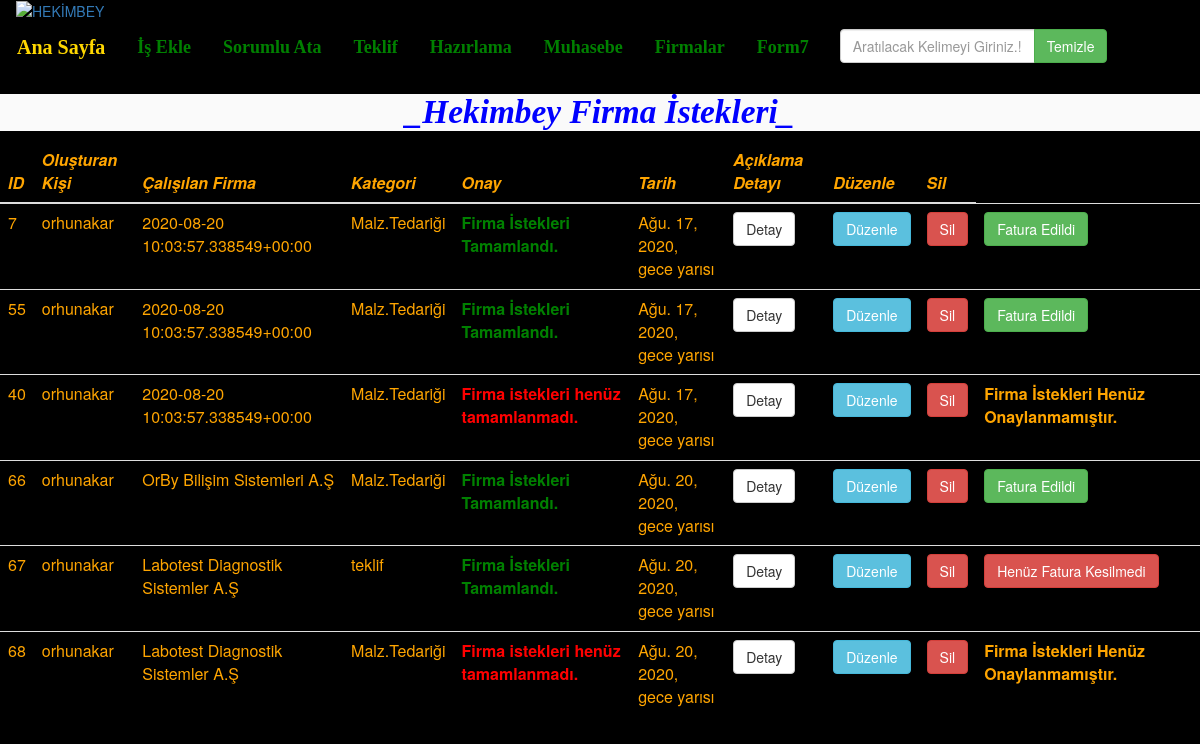
The app's page /form4/ (signed in) with its own data.
### form4/models.py (models this page shows, shortened)
class Form4(models.Model):
    Olusturan = models.ForeignKey(User , on_delete=models.CASCADE , blank=True , null=True)
    Form44=models.ForeignKey(Form3,on_delete=models.PROTECT,null=True,blank=True)
    onay=models.BooleanField(default=False,verbose_name='Firma adına yapacağımız hizmet tamamlandı mı?')
    aciklama=models.TextField(verbose_name='Açıklama                ',blank=True)
    tarih=models.DateTimeField(default=timezone.now, blank=False)

### form3/models.py (models this page shows, shortened)
class Form3(models.Model):
    Olusturan = models.ForeignKey(User , on_delete=models.CASCADE , blank=True , null=True)
    isin_kategorisi = models.CharField(choices=Form1.kategori,max_length=25,blank=False)
    Form33=models.ForeignKey(Form2,on_delete=models.PROTECT , blank=True , null=True)
    Aciklama = models.TextField(verbose_name='Açıklama', blank=True)
    dosya = models.FileField(db_index=True , blank=True)
    tarih=models.DateField(default=timezone.now, blank=False)
    iptal = models.BooleanField(default=False , verbose_name='Firma ile Anlaşılamadı')

### form2/models.py (models this page shows, shortened)
class Form2(models.Model):
    all_users = User.objects.all().order_by('username')
    all_user_choices = [(x.username , x.username) for x in all_users]
    Olusturan=models.ForeignKey(User,on_delete=models.CASCADE,blank=True,null=True)
    Form22 = models.ForeignKey(Form1 , on_delete=models.PROTECT , blank=True , null=True)
    Sorumlusu = models.CharField(choices=all_user_choices , max_length=25 , verbose_name='Sorumlu Kişiyi Ata' ,
                                 blank=False)
    AtanmaTarihi = models.DateTimeField(default=timezone.now, blank=False)
    Aciklama = models.TextField(verbose_name='Açıklama           ' , blank=False)

### form_1/models.py (models this page shows, shortened)
class Form1(models.Model):
    Birim = (
        ('Sağlık', 'Sağlık'),
        ('OSGB', 'OSGB'),
        ('Diğer', 'Diğer'),
    )
    kategori = (
        ('ihale', 'ihale'),
        ('teklif', 'Teklif'),
        ('Malz.Tedariği', 'Malz.Tedariği'),
        ('Diğer', 'Diğer'),
    )
    sorumlu = (
        ('cengiz bey', 'Cengiz Bey'),
        ('tekin bey', 'Tekin Bey'),
        ('ilhan bey', 'İlhan Bey'),
        ('mustafa bey', 'Mustafa Bey'),
        ('diğer', 'Diğer'),
    )
    adana=Firmalar.objects.all().order_by('firma_adi')
    adana_choices=[(x.firma_adi,x.firma_adi) for x in adana]
    Firmaid=models.ForeignKey(Firmalar,on_delete=models.PROTECT,blank=True,null=True)
    FirmaAdi=models.CharField(choices=adana_choices,max_length=60,verbose_name='Firma Adı',blank=False)
    Olusturan=models.ForeignKey(User,on_delete=models.CASCADE,blank=True,null=True)
    ilgili_birim = models.CharField(choices=Birim, max_length=25, verbose_name='İlgili Birim        ', blank=False)
    isin_kategorisi = models.CharField(choices=kategori, max_length=25, verbose_name='Yapılan İşin Kategorisi       ',blank=False)
    konusu = models.TextField(verbose_name='Konu ile ilgili Açıklama         ', blank=False)
    dosya = models.FileField( db_index=True,blank=True)
    sorumlu_kisi = models.CharField(choices=sorumlu, max_length=25, verbose_name='İşten Sorumlu Kişi        ', blank=False)
    baslangic = models.DateTimeField(default=timezone.now, blank=False)
    bitis = models.DateTimeField(default=date.today,blank=False)
    iptal=models.BooleanField(default=False,verbose_name='İşlemin Tamamını İptal Et')
    bugun = models.DateField(default=date.today)

### form4/views.py (the view)
# urls.py: url('', views.form4_view , name='form4_view'),
@login_required(login_url=login_view)
def form4_view(request):
    if request.user.is_staff or request.user.is_superuser:
        listem = Form4.objects.all().order_by('Form44')
    else:
        listem=Form4.objects.all().order_by('Form44').filter(Olusturan=request.user)
    """query = request.GET.get('q')
    if query:
        listem = listem.filter(
            Q(id=int(query)) |
            Q(Olusturan__username__icontains=query) |
            Q(isin_kategorisi__icontains=query) |
            Q(Aciklama__icontains=query)
        ).distinct()"""
    return render(request , 'Form4/Form4.html' , {'listem': listem,'islem':
                                                  [islem.Form55 for islem in Form5.objects.all() if islem.Form55]})

### templates/Form4/Form4.html (shortened to what this page needs)
<html lang="Tr-tr">
<head>
  <link rel="stylesheet" href="https://maxcdn.bootstrapcdn.com/bootstrap/3.4.1/css/bootstrap.min.css">
</head>
<body>
<nav class="navbar navbar-expand-lg navbar-light bg-light" >
  <div  class="navbar-toggler">
    <div class="collapse navbar-collapse">
      <a class="logo-img-sticky site-logo-img-sticky" href="https://hekimbey.com.tr/">
          <img class="logo-img-sticky site-logo-img-sticky" src="https://hekimbey.com.tr/wp-content/uploads/2016/10/logo.png" alt="HEKİMBEY">
          </a>
    </div>
    <ul class="nav navbar-nav">
        <li class="active"><a style = "font-family:tahoma;color:gold;font-size:20 " href="/anasayfa" class="btn btn-dark" role="button"><strong>Ana Sayfa</strong></a></li>
        <li><a style = "font-family:Comic Sans;color:green;font-size:18 " href="/form1" class="btn btn-dark" role="button"><strong>İş Ekle</strong></a></li>
        <li><a style = "font-family:Comic Sans;color:green;font-size:18 " href="/form2"  class="btn btn-dark" role="button"><strong>Sorumlu Ata</strong> </a></li>
        <li><a style = "font-family:Comic Sans;color:green;font-size:18 "  href="/form3"  class="btn btn-dark" role="button"><strong>Teklif</strong> </a></li>
        <li><a style = "font-family:Comic Sans;color:green;font-size:18 " href="/form4"  class="btn btn-dark" role="button"><strong>Hazırlama</strong> </a></li>
        <li><a style = "font-family:Comic Sans;color:green;font-size:18 " href="/form5"  class="btn btn-dark" role="button"><strong>Muhasebe</strong></a></li>
        <li><a style = "font-family:Comic Sans;color:green;font-size:18 " href="/form6"  class="btn btn-dark" role="button"><strong>Firmalar</strong></a></li>
        <li><a style = "font-family:Comic Sans;color:green;font-size:18 " href="/form7"  class="btn btn-dark" role="button"><strong>Form7</strong></a></li>
        <form class="navbar-form navbar-left" role="search" method="GET" action="">
        <div class="input-group">
            <input class="form-control" type="text" name="q" placeholder="Aratılacak Kelimeyi Giriniz.!" id='myInput' onkeyup='searchTable()'>
            <span class="input-group-btn">
                <input class="btn btn-success" type="submit" value="Temizle">
            </span>
        </div>
        </form>
    </ul>
  </div>
</nav>
    <h2 align="center" style="color:Blue"><i><b>_Hekimbey Firma İstekleri_</b></i></h2>
<form method="POST" action="" enctype="multipart/form-data" >{% csrf_token %}
        <div>
<table class="table table-hover table-dark"  width="70" id='myTable'>
  <thead>
    <tr>
      <th scope="col"><i>ID</i></th>
        <th scope="col"><i>Oluşturan Kişi</i></th>
          <th scope="col"><i>Çalışılan Firma</i></th>
         <th scope="col"><i>Kategori</i></th>
      <th scope="col"><i>Onay</i></th>
         <th scope="col"><i>Tarih</i></th>
           <th scope="col"><i>Açıklama Detayı</i></th>
        <th scope="col"><i>Düzenle</i></th>
        <th scope="col"><i>Sil</i></th>
    </tr>
  </thead>
  <tbody>
                {% for liste in listem %}
    <tr>
        <td>{{liste.Form44.Form33.Form22.id}}</td>
        <td>{{liste.Olusturan.username}}</td>
         <td>{{liste.Form44.Form33.Form22.FirmaAdi}}</td>
        <td>{{liste.Form44.Form33.Form22.isin_kategorisi}}</td>
        <td>
            {%if liste.onay is True%}
            <div style="color:green"><strong>Firma İstekleri Tamamlandı.</strong></div>
            {%else%}
            <div style="color:red"><strong> Firma istekleri henüz tamamlanmadı.</strong></div>
            {%endif%}
        </td>
        <td>{{liste.tarih}}</td>
        <td><a href="{%url 'detail4' liste.id%}" class="btn btn-default" role="button">Detay</a></td>
        <td><a href="{%url 'update4' liste.id%}" class="btn btn-info" role="button">Düzenle</a></td>
        <td><a href="{%url 'delete4' liste.id%}" class="btn btn-danger" role="button" onclick="return confirmDel();">Sil</a></td>
        {%if liste.onay is True%}
         {% if liste in islem %}
        <td><a href="" class="btn btn-success" role="button" name="cekim">Fatura Edildi</a></td>
        {%else%}
        <td><a href="/form5/create/{{liste.Form44.id}}" class="btn btn-danger" role="button" name="cekim">Henüz Fatura Kesilmedi</a></td>
        {%endif%}
        {%else%}
        <td><strong>Firma İstekleri Henüz Onaylanmamıştır.</strong></td>
        {%endif%}
    </tr>
   {% endfor %}
  </tbody>
</table>
        </div>
</form>
</body>

### templates/Form4/Form4.html (style rules this page uses)
h2 { font-family: Comic-Sans; color: orange; font-size: 25pt; background-color: #FAFAFA; }
body { background-color:Black;color:orange }

### records on screen
Form4: Form44.Form33.Form22.id "7", Olusturan.username "orhunakar", Form44.Form33.Form22.FirmaAdi "2020-08-20 10:03:57.338549+00:00", Form44.Form33.Form22.isin_kategorisi "Malz.Tedariği", onay "Firma İstekleri Tamamlandı.", tarih "Ağu. 17, 2020, gece yarısı"
Form4: Form44.Form33.Form22.id "55", Olusturan.username "orhunakar", Form44.Form33.Form22.FirmaAdi "2020-08-20 10:03:57.338549+00:00", Form44.Form33.Form22.isin_kategorisi "Malz.Tedariği", onay "Firma İstekleri Tamamlandı.", tarih "Ağu. 17, 2020, gece yarısı"
Form4: Form44.Form33.Form22.id "40", Olusturan.username "orhunakar", Form44.Form33.Form22.FirmaAdi "2020-08-20 10:03:57.338549+00:00", Form44.Form33.Form22.isin_kategorisi "Malz.Tedariği", onay "Firma istekleri henüz tamamlanmadı.", tarih "Ağu. 17, 2020, gece yarısı"
Form4: Form44.Form33.Form22.id "66", Olusturan.username "orhunakar", Form44.Form33.Form22.FirmaAdi "OrBy Bilişim Sistemleri A.Ş", Form44.Form33.Form22.isin_kategorisi "Malz.Tedariği", onay "Firma İstekleri Tamamlandı.", tarih "Ağu. 20, 2020, gece yarısı"
Form4: Form44.Form33.Form22.id "67", Olusturan.username "orhunakar", Form44.Form33.Form22.FirmaAdi "Labotest Diagnostik Sistemler A.Ş", Form44.Form33.Form22.isin_kategorisi "teklif", onay "Firma İstekleri Tamamlandı.", tarih "Ağu. 20, 2020, gece yarısı"
Form4: Form44.Form33.Form22.id "68", Olusturan.username "orhunakar", Form44.Form33.Form22.FirmaAdi "Labotest Diagnostik Sistemler A.Ş", Form44.Form33.Form22.isin_kategorisi "Malz.Tedariği", onay "Firma istekleri henüz tamamlanmadı.", tarih "Ağu. 20, 2020, gece yarısı"
